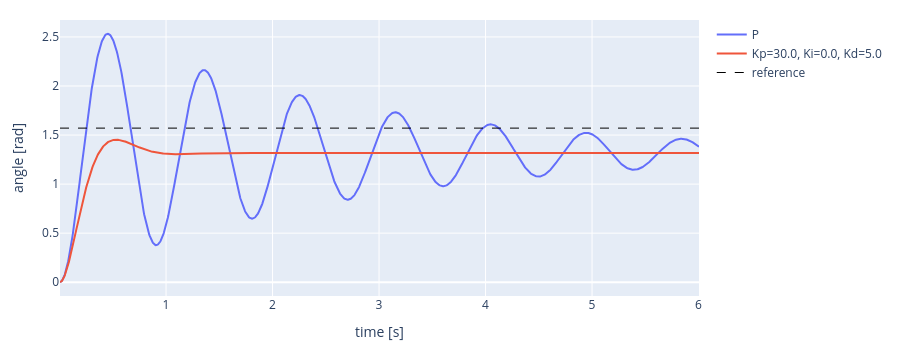
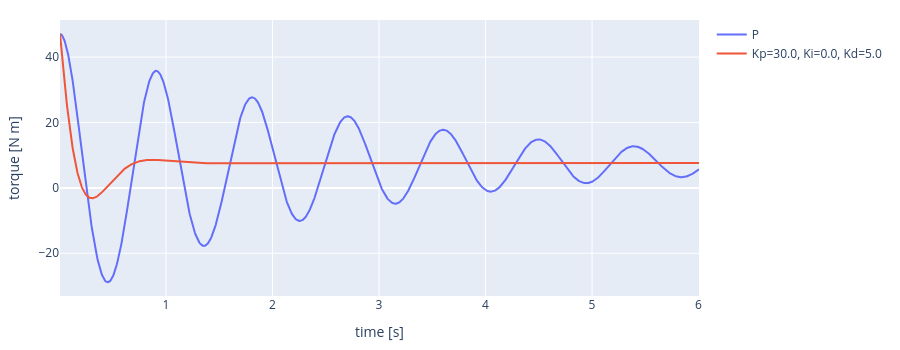

The code cell stored with these charts, in order, in its notebook:
### Markdown cell above
### 1.2 PID control

Two more terms, both computed from the error:

- **integral**: the sum of all past errors, each multiplied by the time step;
- **derivative**: how fast the error is changing, from the difference between this error and the previous one.

$$\tau = K_p\, e_k + K_i \sum_{j \le k} e_j\,\Delta t + K_d\, \frac{e_k - e_{k-1}}{\Delta t}$$

> **T2.** Implement the PID control law, then run the cell with $K_i = 0$ first (PD), then with $K_i \neq 0$ (PID).

### Code cell
Kp = 30.0 # 326.0
Ki = 0.0 #7.0
Kd = 5.0
duration = 6.0

ctl.reset_joints(pendulum, [motor], [0.0])

error_sum = 0.0                  # for the integral term
error_previous = q_desired - 0.0 # for the derivative term (error at the start)

time_log, angle_log, torque_log = [], [], []
t = 0.0

while t < duration:
    # 1. SENSE
    q = p.getJointState(pendulum, motor)[0]

    # 2. CONTROL
    error = q_desired - q
    error_sum += error*DT
    error_rate = (error - error_previous)/DT
    
    torque = Kp*error + Ki*error_sum + Kd*error_rate

    error_previous = error #save for next iteration
    
    # 3. ACT
    p.setJointMotorControl2(pendulum, motor, p.TORQUE_CONTROL, force=torque)
    p.stepSimulation()
    t = t + DT

    # 4. WAIT
    time.sleep(DT)

    time_log.append(t)
    angle_log.append(q)
    torque_log.append(torque)

label = f"Kp={Kp}, Ki={Ki}, Kd={Kd}"
ctl.plot_series(time_log, {"P": p_angle, label: angle_log}, ylabel="angle [rad]", ref=q_desired)
ctl.plot_series(time_log, {"P": p_torque, label: torque_log}, ylabel="torque [N m]")

# plot without P for comparison
#ctl.plot_series(time_log, {label: angle_log}, ylabel="angle [rad]", ref=q_desired)
#ctl.plot_series(time_log, {label: torque_log}, ylabel="torque [N m]")

### Figure 1 — Plotly figure (JSON) as saved in the notebook; plotly's stock layout.template omitted (floating-point values rounded to 4 significant figures; data arrays with more than 128 entries replaced by an {"elided": "..."} marker saying what was removed)
{"data": [{"line": {"color": "#636EFA"}, "mode": "lines", "name": "P", "type": "scatter", "x": {"elided": "1441 float values"}, "y": {"elided": "1441 float values"}}, {"line": {"color": "#EF553B"}, "mode": "lines", "name": "Kp=30.0, Ki=0.0, Kd=5.0", "type": "scatter", "x": {"elided": "1441 float values"}, "y": {"elided": "1441 float values"}}, {"line": {"color": "black", "dash": "dash", "width": 1}, "mode": "lines", "name": "reference", "type": "scatter", "x": {"elided": "1441 float values"}, "y": {"elided": "1441 float values"}}], "layout": {"height": 350, "margin": {"b": 50, "l": 60, "r": 20, "t": 20}, "title": {}, "xaxis": {"title": {"text": "time [s]"}}, "yaxis": {"title": {"text": "angle [rad]"}}}}

### Figure 2 — Plotly figure (JSON) as saved in the notebook; plotly's stock layout.template omitted (floating-point values rounded to 4 significant figures; data arrays with more than 128 entries replaced by an {"elided": "..."} marker saying what was removed)
{"data": [{"line": {"color": "#636EFA"}, "mode": "lines", "name": "P", "type": "scatter", "x": {"elided": "1441 float values"}, "y": {"elided": "1441 float values"}}, {"line": {"color": "#EF553B"}, "mode": "lines", "name": "Kp=30.0, Ki=0.0, Kd=5.0", "type": "scatter", "x": {"elided": "1441 float values"}, "y": {"elided": "1441 float values"}}], "layout": {"height": 350, "margin": {"b": 50, "l": 60, "r": 20, "t": 20}, "title": {}, "xaxis": {"title": {"text": "time [s]"}}, "yaxis": {"title": {"text": "torque [N m]"}}}}
